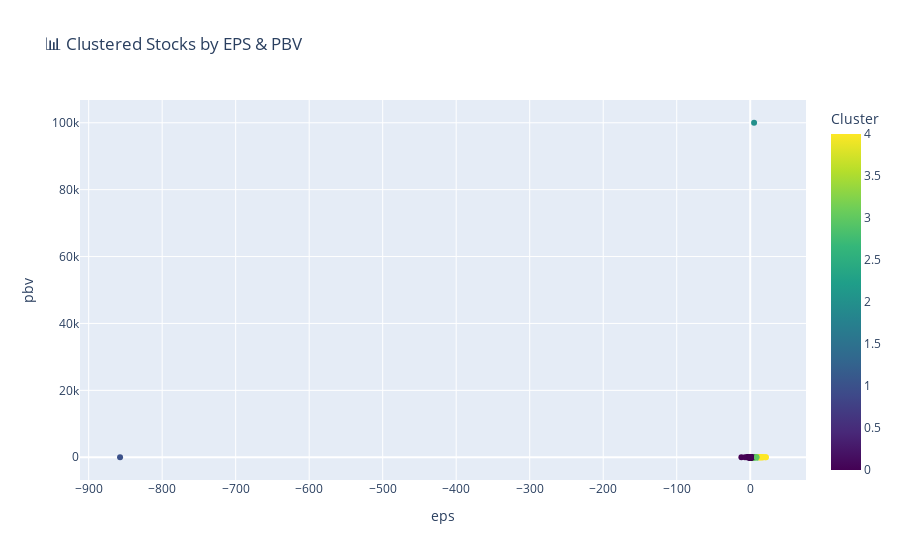

Write notebook code for a chart like this one.
### Code cell
import plotly.express as px

df_cluster['symbol'] = df_symbol_nonnull.loc[df_cluster.index, 'symbol']

fig = px.scatter(
    df_cluster,
    x='eps',
    y='pbv',
    color='Cluster',
    hover_data=['symbol'],
    title='📊 Clustered Stocks by EPS & PBV',
    color_continuous_scale='Viridis'
)
fig.show()

### Figure 1 — Plotly figure (JSON) as saved in the notebook; plotly's stock layout.template omitted (floating-point values rounded to 4 significant figures; data arrays with more than 128 entries replaced by an {"elided": "..."} marker saying what was removed)
{"data": [{"customdata": {"elided": "842x1 str values"}, "hovertemplate": "eps=%{x}<br>pbv=%{y}<br>symbol=%{customdata[0]}<br>Cluster=%{marker.color}<extra></extra>", "legendgroup": "", "marker": {"color": {"elided": "842 int values"}, "coloraxis": "coloraxis", "symbol": "circle"}, "mode": "markers", "name": "", "orientation": "v", "showlegend": false, "type": "scatter", "x": {"elided": "842 float values"}, "xaxis": "x", "y": {"elided": "842 float values"}, "yaxis": "y"}], "layout": {"coloraxis": {"colorbar": {"title": {"text": "Cluster"}}, "colorscale": [[0, "#440154"], [0.1111, "#482878"], [0.2222, "#3e4989"], [0.3333, "#31688e"], [0.4444, "#26828e"], [0.5556, "#1f9e89"], [0.6667, "#35b779"], [0.7778, "#6ece58"], [0.8889, "#b5de2b"], [1, "#fde725"]]}, "legend": {"tracegroupgap": 0}, "title": {"text": "📊 Clustered Stocks by EPS & PBV"}, "xaxis": {"anchor": "y", "domain": [0, 1], "title": {"text": "eps"}}, "yaxis": {"anchor": "x", "domain": [0, 1], "title": {"text": "pbv"}}}}
